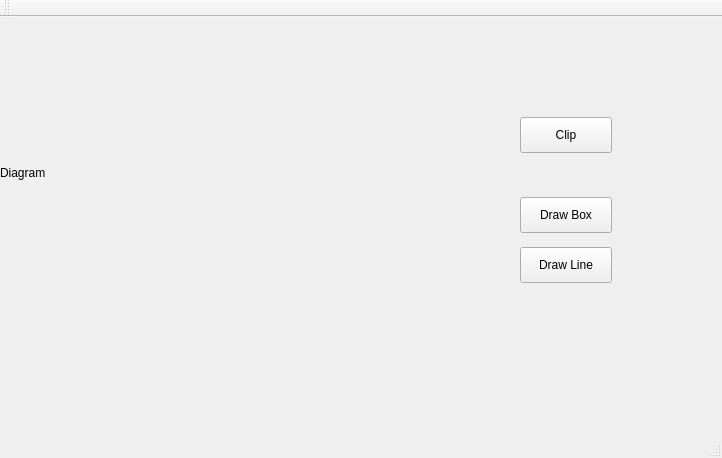
<?xml version="1.0" encoding="UTF-8"?>
<ui version="4.0">
 <class>MainWindow</class>
 <widget class="QMainWindow" name="MainWindow">
  <property name="geometry">
   <rect>
    <x>0</x>
    <y>0</y>
    <width>722</width>
    <height>458</height>
   </rect>
  </property>
  <property name="windowTitle">
   <string>MainWindow</string>
  </property>
  <widget class="QWidget" name="centralWidget">
   <widget class="QLabel" name="label">
    <property name="geometry">
     <rect>
      <x>0</x>
      <y>-10</y>
      <width>421</width>
      <height>331</height>
     </rect>
    </property>
    <property name="text">
     <string>Diagram</string>
    </property>
   </widget>
   <widget class="QPushButton" name="pushButton">
    <property name="geometry">
     <rect>
      <x>520</x>
      <y>230</y>
      <width>92</width>
      <height>36</height>
     </rect>
    </property>
    <property name="text">
     <string>Draw Line</string>
    </property>
   </widget>
   <widget class="QPushButton" name="pushButton_2">
    <property name="geometry">
     <rect>
      <x>520</x>
      <y>180</y>
      <width>92</width>
      <height>36</height>
     </rect>
    </property>
    <property name="text">
     <string>Draw Box</string>
    </property>
   </widget>
   <widget class="QPushButton" name="pushButton_3">
    <property name="geometry">
     <rect>
      <x>520</x>
      <y>100</y>
      <width>92</width>
      <height>36</height>
     </rect>
    </property>
    <property name="text">
     <string>Clip</string>
    </property>
   </widget>
  </widget>
  <widget class="QMenuBar" name="menuBar">
   <property name="geometry">
    <rect>
     <x>0</x>
     <y>0</y>
     <width>722</width>
     <height>28</height>
    </rect>
   </property>
  </widget>
  <widget class="QToolBar" name="mainToolBar">
   <attribute name="toolBarArea">
    <enum>TopToolBarArea</enum>
   </attribute>
   <attribute name="toolBarBreak">
    <bool>false</bool>
   </attribute>
  </widget>
  <widget class="QStatusBar" name="statusBar"/>
 </widget>
 <layoutdefault spacing="6" margin="11"/>
 <resources/>
 <connections/>
</ui>
